Frame 1 (no input): blank canvas, image omitted
Frame 60 (no input): blank canvas, image omitted
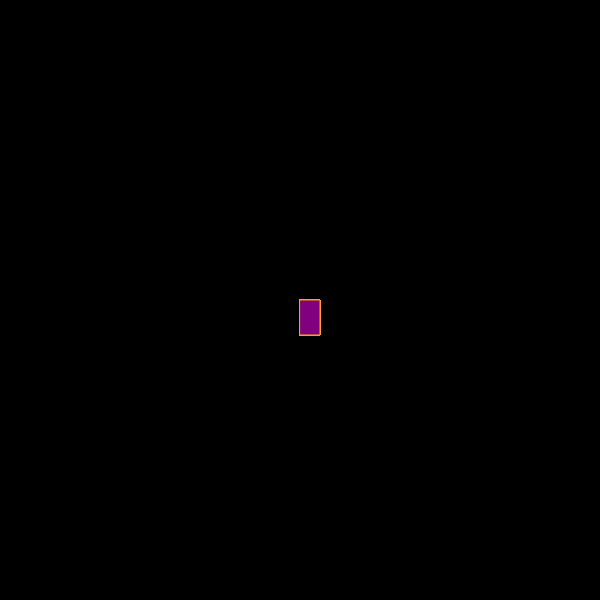
Frame 120 (the mouse pressed at the canvas centre since frame 60)

The p5.js sketch whose frames 1 and 60 were blank and that drew this single picture after the mouse press (run headless with seeded random() and noise() and a simulated clock; from frame 60 on, the mouse is pressed at the canvas centre):

// p5.js sketch
// ── sketch.js
function setup() {
    createCanvas(600, 600);
    background("black");
  }
  
  function draw() {
    stroke("orange");
    fill("purple");
    
    if(mouseIsPressed){
      rect(mouseX, mouseY, 20, 35);
  }
    
  }
